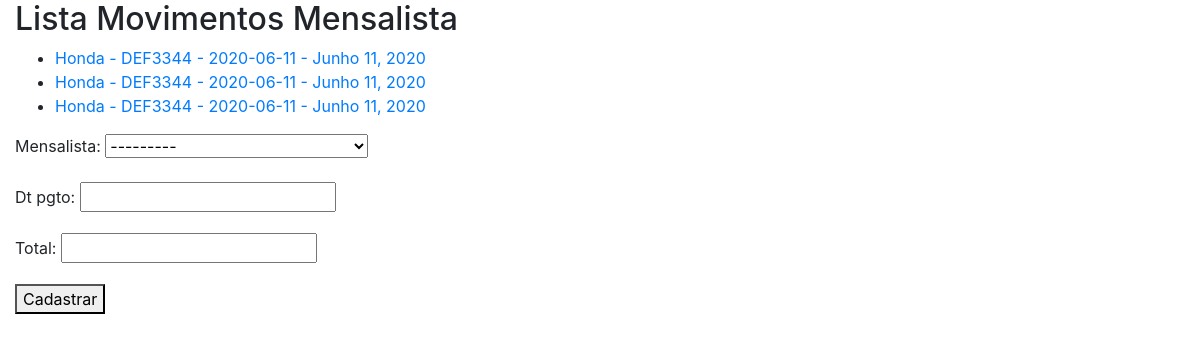
The app's page /sistema/mov-mensal/ with its own data.
### core/models.py (models this page shows, shortened)
class MovMensalista(models.Model):
    mensalista = models.ForeignKey(Mensalista, on_delete=models.PROTECT)
    dt_pgto = models.DateField()
    total = models.DecimalField(max_digits=6, decimal_places=2)

class Mensalista(models.Model):
    veiculo = models.ForeignKey(Veiculo, on_delete=models.PROTECT)
    inicio = models.DateField()
    valor_mes = models.DecimalField(max_digits=6, decimal_places=2)
    def __str__(self):
        return str(self.veiculo) + ' - ' + str(self.inicio)

class Veiculo(models.Model):
    marca = models.ForeignKey(Marca, on_delete=models.CASCADE)
    placa = models.CharField(max_length=7)
    proprietario = models.ForeignKey(Pessoa, on_delete=models.PROTECT)
    cor = models.CharField(max_length=15)
    observacoes = models.TextField()
    def __str__(self):
        return self.marca.nome + ' - ' + self.placa

class Marca(models.Model):
    nome = models.CharField(max_length=50)

### core/views.py (the view)
def lista_movmensalista(request):
    mov_mensalistas = MovMensalista.objects.all()
    form = MovMensalistaForm()
    data = {'form': form, 'mov_mensalistas': mov_mensalistas }
    return render(
        request, 'core/lista_movmensalistas.html', data)

### core/forms.py
class MovMensalistaForm(ModelForm):
    class Meta:
        model = MovMensalista
        fields = '__all__'

### core/templates/core/lista_movmensalistas.html (shortened to what this page needs)
{% extends 'base.html' %}
{% block main %}
<h2>Lista Movimentos Mensalista</h2>
<ul>
{% for mov in mov_mensalistas %}
    <li>
        <a href="{% url 'core_movmensalista_update' mov.id %}">
            {{ mov.mensalista }} - {{ mov.dt_pgto }}
        </a>
    </li>
{% endfor %}
</ul>
<form action="{% url 'core_movmensalista_novo' %}" method="POST">
    {{ form.as_p }}
    <button type="submit">Cadastrar</button>
</form>
{% endblock %}

### records on screen
MovMensalista: mensalista "Honda - DEF3344 - 2020-06-11", dt_pgto "Junho 11, 2020"
MovMensalista: mensalista "Honda - DEF3344 - 2020-06-11", dt_pgto "Junho 11, 2020"
MovMensalista: mensalista "Honda - DEF3344 - 2020-06-11", dt_pgto "Junho 11, 2020"
